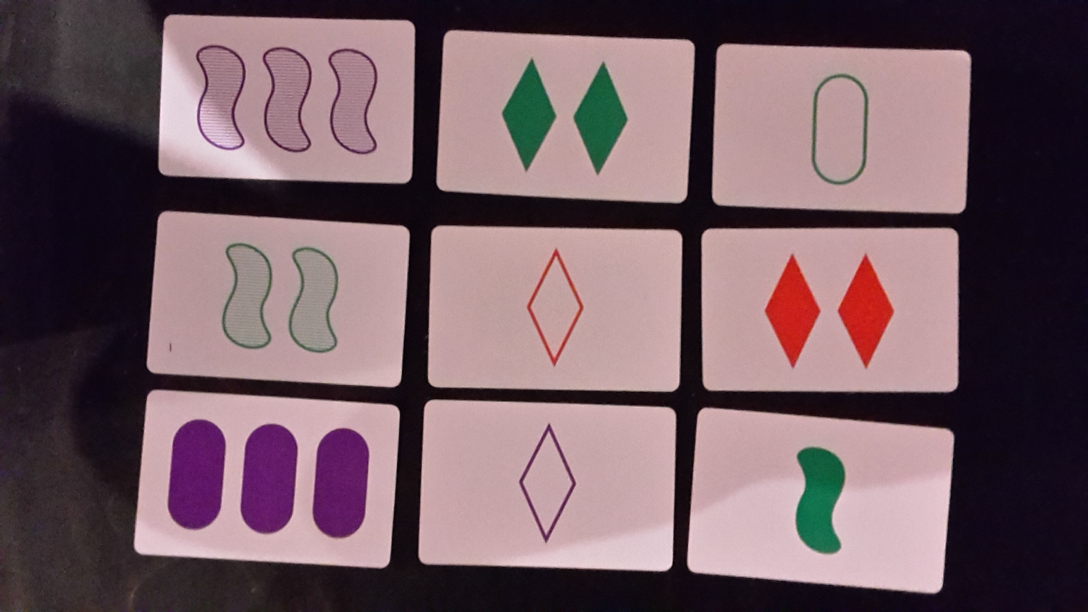
#> input picture set_9_cards.jpg, 3264 x 1836 px (shown at 1/3 size)
$ jupyter execute SetGame.ipynb
#> lines starting #> are read from the running program, lines starting #| are printed output that depends on the picture; after the words box and inside, x2 and y2 are one past the last pixel; in counts of white or black regions, pixels touching at a corner belong together
[cell 1]
from matplotlib import pyplot as plt
import numpy as np
import imutils
import cv2
from itertools import combinations

def show_image(opencv_image):
    rgb_image = cv2.cvtColor(opencv_image, cv2.COLOR_BGR2RGB)
    plt.imshow(rgb_image)
    plt.show()

[cell 2]
def transform_image(image, pts, w, h):


    """
    This is a function that takes an image and its main points and returns cropped transformed version of it.
    It is used to cut cards from field.
    """


    temp_rect = np.zeros((4,2), dtype = "float32")

    s = np.sum(pts, axis = 2)

    tl = pts[np.argmin(s)]
    br = pts[np.argmax(s)]

    diff = np.diff(pts, axis = -1)
    tr = pts[np.argmin(diff)]
    bl = pts[np.argmax(diff)]

    if w <= 0.8*h:
        temp_rect[0] = tl
        temp_rect[1] = tr
        temp_rect[2] = br
        temp_rect[3] = bl

    if w >= 1.2*h:
        temp_rect[0] = bl
        temp_rect[1] = tl
        temp_rect[2] = tr
        temp_rect[3] = br

    maxWidth = 200
    maxHeight = 300

    dst = np.array([[0,0],[maxWidth-1,0],[maxWidth-1,maxHeight-1],[0, maxHeight-1]], np.float32)
    M = cv2.getPerspectiveTransform(temp_rect,dst)
    warp = cv2.warpPerspective(image, M, (maxWidth, maxHeight))
    warp = warp[10:len(warp)-10, 10:len(warp)-10]


    return warp

[cell 3]
def get_color(hsv, img):


    """

    This is the function that takes an image in HSV format and returns the color of the shape on it.

    Method:
        Apply masks to separate red, green and blue colors.
        See what mask gave result different from 0.
        Return the most often color.

    """

     # Red color
    low_red = np.array([150, 155, 84])
    high_red = np.array([179, 255, 255])
    red_mask = cv2.inRange(hsv, low_red, high_red)
    red = cv2.bitwise_and(img, img, mask=red_mask)

    # Green color
    low_green = np.array([25, 52, 72])
    high_green = np.array([90, 255, 255])
    green_mask = cv2.inRange(hsv, low_green, high_green)
    green = cv2.bitwise_and(img, img, mask=green_mask)

    # Blue color
    low_blue = np.array([90, 80, 2])
    high_blue = np.array([150, 255, 255])
    blue_mask = cv2.inRange(hsv, low_blue, high_blue)
    blue = cv2.bitwise_and(img, img, mask=blue_mask)

    # Every color except white
    low = np.array([0, 42, 0])
    high = np.array([179, 255, 255])
    mask = cv2.inRange(hsv, low, high)
    result_image = cv2.bitwise_and(img, img, mask=mask)

    result = {'color': 'none',
              'value': -1}

    for color, cl in zip([red, green, blue],['red', 'green', 'blue']):
        red_ = 0
        green_ = 0
        blue_ = 0
        for item in color:
            for pixel in item:
                if pixel[0] != 0:
                    if 161 < pixel[0] < 179:
                        red_ += 1
                    elif 25 < pixel[0] < 90:
                        green_ += 1
                    elif 91 < pixel[0] < 150:
                        blue_ +=1


        mx = max(red_, green_, blue_)
        if  mx > result['value']:
            result['color'] = cl
            result['value'] = mx


    result_color = result['color']
    return result_color, result_image

[cell 4]
def get_filling(image, original):
    """
    This is the function that returns the filling of the shape: filled, lines, empty.
    Method:
        In image that was returned when calculating color calculate the number of colored pixels.
        If the rate is big enough, it means that the filling is "filled".
        Otherwise, we detect canny edges and calculate its sum.
        If it greter than threshold, return "lines" or "empty" otherwise.
    """
    colored = 0
    total = 0
    for item in image:
            for pixel in item:
                if pixel[0] != 0:
                    colored +=1
                total += 1
    rate = colored / total * 100

    if 10 < rate:
        return "filled"
    else:

        gray = cv2.cvtColor(original,cv2.COLOR_BGR2GRAY)
        edges = cv2.Canny(gray,100,300,apertureSize=5)
        s = edges.sum()
        if s > 700000:
            return "lines"
        else:
            return "empty"

[cell 5]
from collections import OrderedDict
from scipy.spatial import distance as dist

def get_shape_and_number(image):

    """

    This is a function that returns the shape and the number of figures on an image.
    Method:
        Find contours and its area. Using the detected threshold define shape.
        By looking at number of significatly big areas, define number of shapes.
    """

    blurred = cv2.GaussianBlur(image, (5, 5), 0)
    gray = cv2.cvtColor(blurred, cv2.COLOR_BGR2GRAY)
    thresh = cv2.threshold(gray, 180, 255, cv2.THRESH_BINARY_INV)[1]


    cnts = cv2.findContours(thresh.copy(), cv2.RETR_EXTERNAL,cv2.CHAIN_APPROX_SIMPLE)
    cnts = imutils.grab_contours(cnts)
    cv2.drawContours(thresh, cnts, -1, (0, 255, 0), 5)


    area = []

    for c in cnts:
        M = cv2.moments(c)
        shape = None
        peri = cv2.arcLength(c, True)
        approx = cv2.approxPolyDP(c, 0.01 * peri, True)
        area.append(cv2.contourArea(c))


    allowed_diff = 500
    number = 1
    area = sorted(area, reverse=True)
    for i in range(len(area) - 1):
        if abs(area[i] - area[i+1]) < allowed_diff:
            number += 1
        else:
            break

    area = max(area)

    shape = None

    if area <= 5500:
        shape = "diamond"
    elif 5500 < area <= 7000:
        shape = "wave"
    elif 7000 < area<11000:
        shape = "oval"

    return shape, number

[cell 6]
class Card:
    """
    Class for set card representation
    """

    def __init__(self, shape, color, filling, number, image, contour):
        self.shape = shape
        self.color = color
        self.number = number
        self.filling = filling
        self.image = image
        self.contour = contour

    def __str__(self):
        return "{} {} {} {}".format(self.shape, self.color, self.number, self.filling)

[cell 7]
class Field:
    """

    Class for Set Field representation

    """
    def __init__(self, image):
        self.field = []
        self.image = image


    def return_set(self):
            cards_set = []
            combn = list(combinations(self.field, 3))
            ok = "No"
            for cmb in combn:
                ok = 'No'

                if cmb[0].color == cmb[1].color == cmb[2].color or \
                    (cmb[1].color != cmb[0].color and cmb[2].color != cmb[1].color and cmb[0].color != cmb[2].color):
                        ok = 'Yes'

                if ok == 'Yes':
                    if cmb[0].shape == cmb[1].shape == cmb[2].shape or \
                        (cmb[1].shape != cmb[0].shape and cmb[2].shape != cmb[1].shape and cmb[0].shape != cmb[2].shape):
                        ok = 'Yes'
                    else:
                        ok = 'No'

                if ok == 'Yes':
                    if cmb[0].filling  == cmb[1].filling == cmb[2].filling  or \
                        (cmb[1].filling != cmb[0].filling and cmb[2].filling != cmb[1].filling and cmb[0].filling != cmb[2].filling):
                        ok = 'Yes'
                    else:
                        ok = 'No'

                if ok == 'Yes':
                    if cmb[0].number  == cmb[1].number == cmb[2].number  or \
                        (cmb[1].number != cmb[0].number and cmb[2].number != cmb[1].number and cmb[0].number != cmb[2].number):
                        ok = 'Yes'
                    else:
                        ok = 'No'

                if ok == 'Yes':
                    cards_set.append(cmb)
                ok = 'No'
            result = []
            for card in cards_set:
                img = self.image.copy()
                for c in card:
                    print(c)
                    res = cv2.drawContours(img, [c.contour], -1, (0, 255, 0), 30)
                result.append(res)
            return result

[cell 8]
def adjust_gamma(image, gamma=1.0):
    """

    A function that adjusts gamma of an image.

    """
#> called with gamma = 1.5
    invGamma = 1.0 / gamma
#> invGamma = 0.667
    table = np.array([((i / 255.0) ** invGamma) * 255
        for i in np.arange(0, 256)]).astype("uint8")
#> table = 256 values from 0 to 255
    return cv2.LUT(image, table)
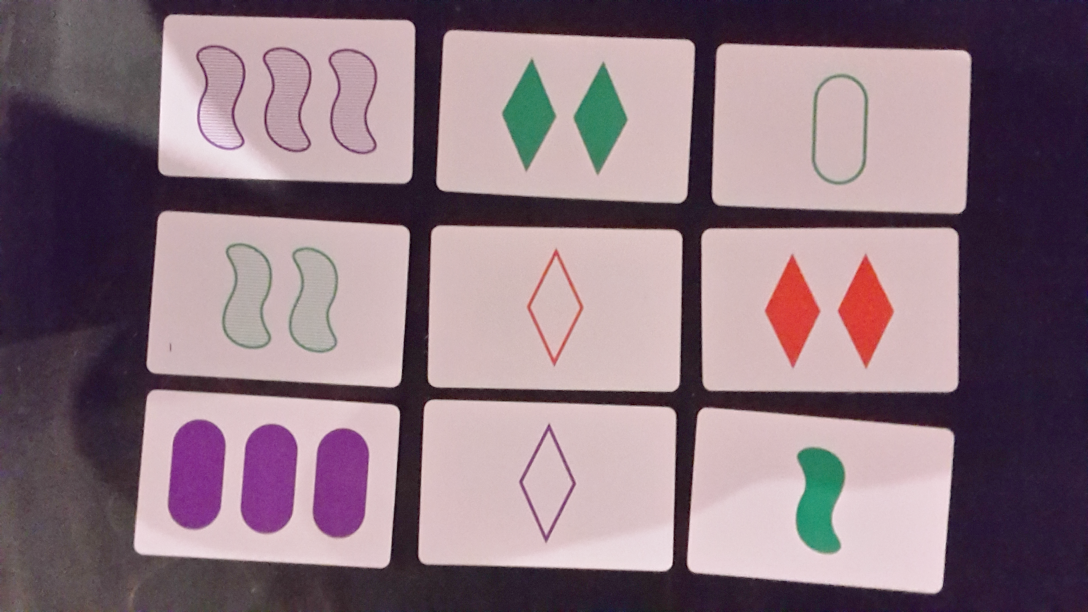
#> returned value: shape (1836, 3264, 3) (shown at 1/3 size); mean of channels 0, 1, 2 126.3, 116.5, 138; drawn as B, G, R

[cell 9]
def getCards(im, numcards=12):
    """

    Fuction to get card image and information from set field image.

    """
#> called with numcards = 12
    gray = cv2.cvtColor(im,cv2.COLOR_BGR2GRAY)
    blur = cv2.GaussianBlur(gray,(1,1),1000)
    flag, thresh = cv2.threshold(blur, 120, 255, cv2.THRESH_BINARY_INV)
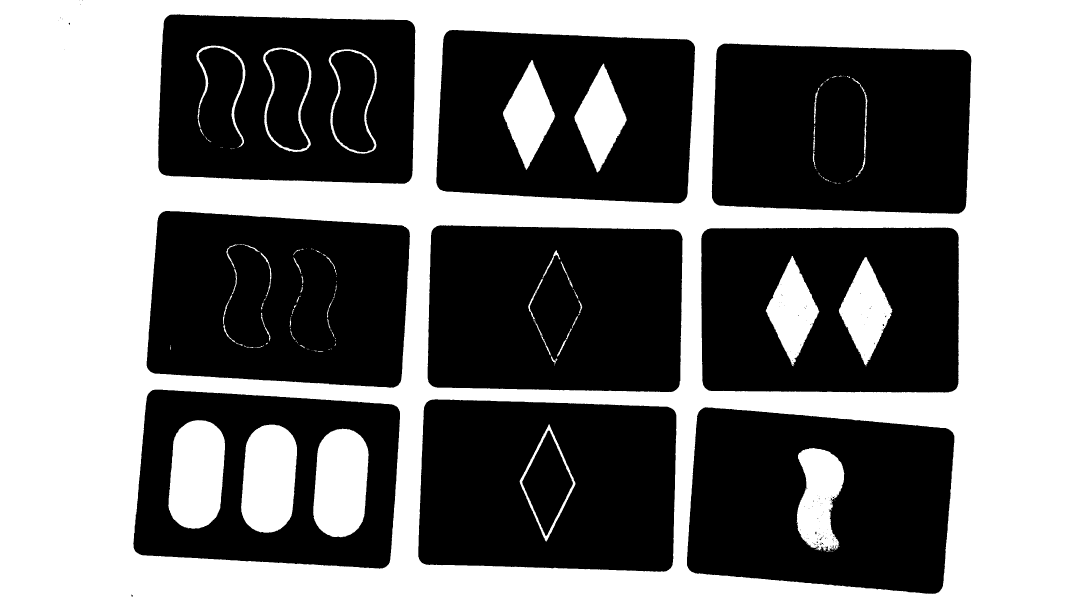
#> thresh: shape (1836, 3264) (shown at 1/3 size); 48.8% white; 171 white regions (102 under 20 px)


    contours, hierarchy = cv2.findContours(thresh,cv2.RETR_TREE,cv2.CHAIN_APPROX_SIMPLE)
#> contours = 374 contours, 303 with area under 20; largest, box (x1, y1, x2, y2) and area: (0, 0, 3264, 1836) 5987602, (2060, 1221, 2864, 1783) 386757, (399, 1168, 1201, 1707) 381958, (2103, 682, 2878, 1179) 378884, (1254, 1197, 2030, 1716) 377762

    #print(len(contours))

    tmp = cv2.drawContours(im.copy(), contours, -1, (0, 255, 0), 10)
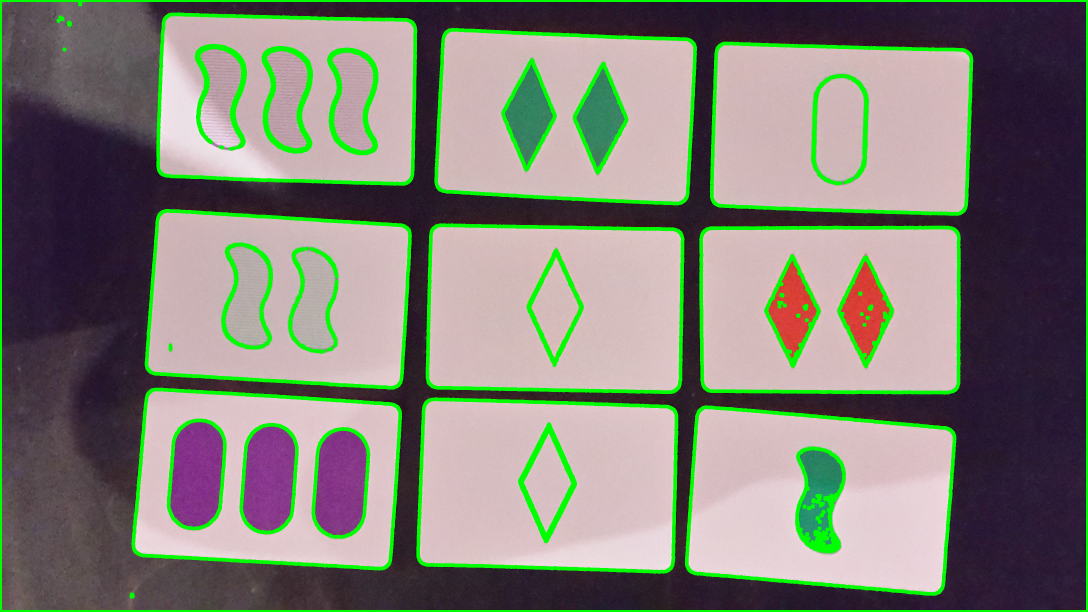
#> tmp: shape (1836, 3264, 3) (shown at 1/3 size); mean of channels 0, 1, 2 117.5, 128.8, 127.9; drawn as B, G, R

    contours = sorted(contours, key=cv2.contourArea,reverse=True)[1:][:12]
#> contours = 12 contours; largest, box (x1, y1, x2, y2) and area: (2060, 1221, 2864, 1783) 386757, (399, 1168, 1201, 1707) 381958, (2103, 682, 2878, 1179) 378884, (1254, 1197, 2030, 1716) 377762, (2134, 130, 2915, 643) 374522

    cards = []


    for card_contour in contours:


        peri = cv2.arcLength(card_contour,True)
        approx = cv2.approxPolyDP(card_contour,0.01*peri,True)
        pts = np.float32(approx)
        x,y,w,h = cv2.boundingRect(card_contour)
        average = np.sum(pts, axis=0)/len(pts)
        cent_x = int(average[0][0])
        cent_y = int(average[0][1])
        warp = transform_image(im, pts, w, h)

        cards.append([warp, card_contour])
#> this loop made 12 passes
#> (peri, pts, x, y, w, h, average, cent_x) on passes 1 to 6: (2661.7, [[2096, 1234], [2851, 1290], [2825, 1766], [2075, 1716]], 2060, 1221, 804, 562, [[2461.8, 1501.5]], 2461), (2612.5, [[444, 1181], [1189, 1218], [1167, 1691], [407, 1656]], 399, 1168, 802, 539, [[801.8, 1436.5]], 801), (2629.3, [[2108, 699], [2860, 686], [2870, 1164], [2126, 1172]], 2103, 682, 775, 497, [[2491, 930.2]], 2491), (2588.7, [[1278, 1208], [2016, 1225], [2013, 1703], [1266, 1689]], 1254, 1197, 776, 519, [[1643.2, 1456.2]], 1643), (2599.3, [[2153, 143], [2900, 154], [2895, 625], [2149, 613]], 2134, 130, 781, 513, [[2524.2, 383.8]], 2524), (2580, [[477, 645], [1216, 680], [1197, 1153], [452, 1116]], 439, 632, 792, 532, [[835.5, 898.5]], 835)
#> (peri, x, y, w, h, average, cent_x, cent_y) on passes 10 to 12: (885, 505, 1260, 170, 326, [[587.9, 1421.6]], 587, 1421), (873.7, 723, 1274, 168, 324, [[804.3, 1435.2]], 804, 1435), (882, 939, 1286, 167, 326, [[1020.3, 1448.4]], 1020, 1448)
#> pass 1, in transform_image, `warp = warp[10:len(warp)-10, 10:len(warp)-10]`:
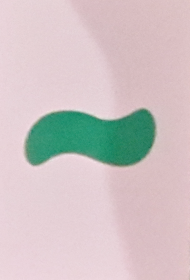
#> warp: shape (280, 190, 3); mean of channels 0, 1, 2 195.5, 194.8, 205.9; drawn as B, G, R
#> pass 2, in transform_image (call 2), `warp = warp[10:len(warp)-10, 10:len(warp)-10]`:
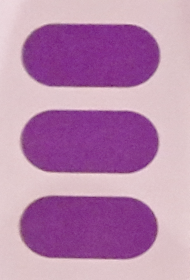
#> warp: shape (280, 190, 3); mean of channels 0, 1, 2 173.4, 135.7, 184.1; drawn as B, G, R
#> after the loop, cards = 12 items
    return cards


#Uncomment to try different image, but this one has no set.
#im = adjust_gamma(cv2.imread("no_set_12_cards.jpg"))


#MAKE SURE TO SET THE NUMBER OF CARDS(numcards) TO 9
im = adjust_gamma(cv2.imread("set_9_cards.jpg"), 1.5)


numcards = 9
cards = getCards(im)
#> cards = 12 items
field = Field(im)

for card_info in cards:
    card = card_info[0]
    contour = card_info[1]
    hsv = cv2.cvtColor(card.copy(),cv2.COLOR_BGR2HSV)
    shape, number = get_shape_and_number(card)
    color, color_only = get_color(hsv, card)

    filling = get_filling(color_only, card)
    c = Card(shape, color, filling, number, card, contour)
    field.field.append(c)
#> this loop made 12 passes
#> (number, area in get_shape_and_number, result_color in get_color, rate in get_filling) on passes 1, 2, 3, 7, 8: (1, 5800, 'green', 10.32), (3, 7963.5, 'blue', 45.28), (2, 5096, 'red', 20.96), (3, 6512.5, 'red', 16.59), (2, 5106.5, 'green', 17.28)
#> (number, area in get_shape_and_number, result_color in get_color, rate in get_filling, s in get_filling) on passes 4, 5, 6, 9: (1, 5380, 'red', 2.93, 505665), (1, 8560.5, 'green', 0.239, 399075), (2, 6490.5, 'green', 0.156, 1215075), (1, 5434.5, 'red', 4.25, 576810)
#> pass 1, in get_shape_and_number, `gray = cv2.cvtColor(blurred, cv2.COLOR_BGR2GRAY)`:
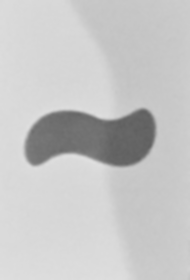
#> gray: shape (280, 190); min 95, max 223, mean 198.2
#> pass 1, in get_shape_and_number, `thresh = cv2.threshold(gray, 180, 255, cv2.THRESH_BINARY_INV)[1]`:
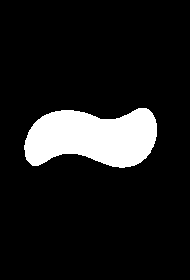
#> thresh: shape (280, 190); 11.2% white; 1 white region, box (x1, y1, x2, y2) and area: (24, 108, 157, 168) 5960
#> after the loop:
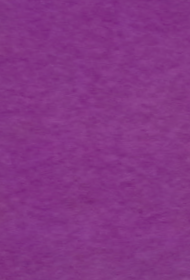
#> card: shape (280, 190, 3); mean of channels 0, 1, 2 134.3, 53.9, 133; drawn as B, G, R
#> after the loop: hsv: shape (280, 190, 3); mean H, S, V 149.6, 152.9, 134.5
#> after the loop, field.field = 12 items


field.field = field.field[:numcards]
#> field.field = 9 items

res = field.return_set()
#> in return_set, `combn = list(combinations(self.field, 3))`: combn = 84 items
#> the loop in return_set, `for cmb in combn:` made 84 passes
#> the loop in return_set, `for card in cards_set:` made 3 passes
#| wave green 1 filled
#| oval blue 3 filled
#| diamond red 2 filled
#| oval blue 3 filled
#| diamond red 1 empty
#| wave green 2 lines
#| oval blue 3 filled
#| wave green 2 lines
#| diamond red 1 empty
#> after the loop in return_set, `for card in cards_set:`:
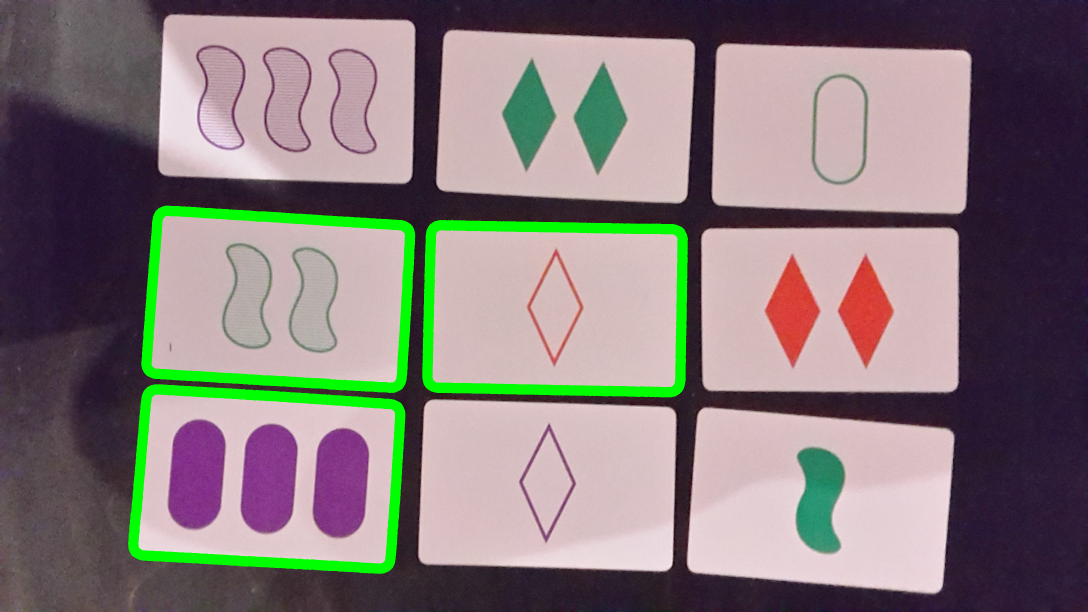
#> img: shape (1836, 3264, 3) (shown at 1/3 size); mean of channels 0, 1, 2 121.9, 122, 133; drawn as B, G, R
for image in res:
    show_image(image)
#> this loop made 3 passes
#> pass 2, in show_image (call 2), `rgb_image = cv2.cvtColor(opencv_image, cv2.COLOR_BGR2RGB)`:
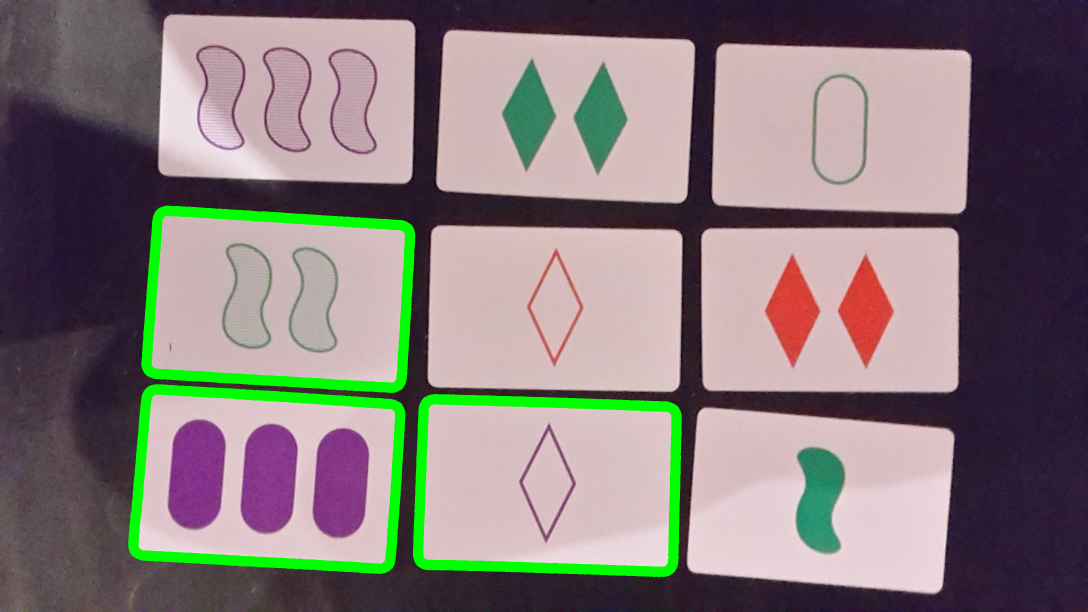
#> rgb_image: shape (1836, 3264, 3) (shown at 1/3 size); mean R, G, B 133, 122, 121.8
